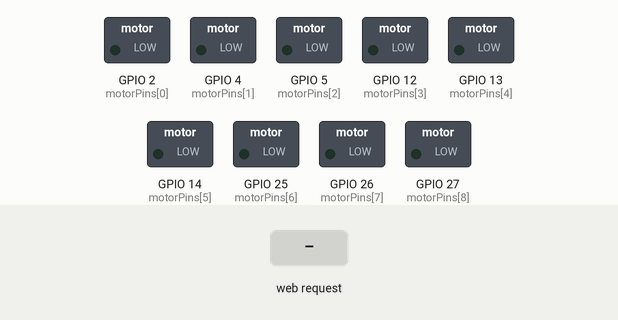
Recording of a sketch running on a simulated ESP32. On the bench: switched loads named in the sketch (green lamp = pin HIGH). The test bench sets the inputs (shaded band). WiFi joins after 1.5 s; servers stay silent unless stated; what the sketch prints to the serial monitor is not drawn.

Above: at 3.2 s.
3.3 s: HTTP request GET /pepsi received
At 3.7 s:
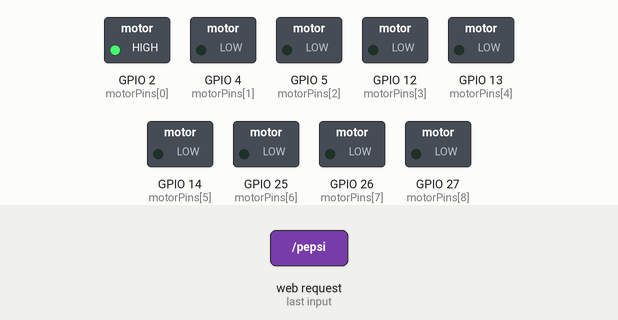
5.3 s: HTTP request GET /cola received
At 5.7 s:
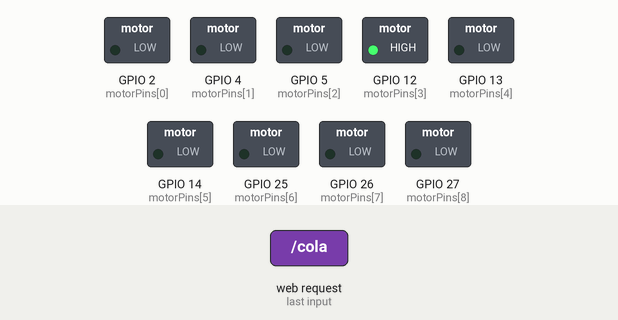
7.3 s: HTTP request GET /7up received
At 7.6 s:
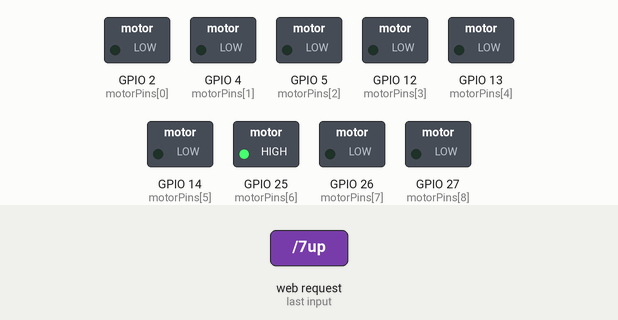
Timing chart, 0 to 10.3 s (numbered marks = the images above; inputs shaded):
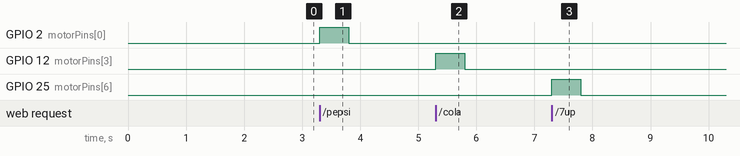

The sketch:

sketch_may26a2.ino
```cpp
#include <WiFi.h>
#include <WebServer.h>

const char* ssid = "sul";
const char* password = "123456789";


// IPAddress staticIP(192, 168, 11, 200); // ESP32 static IP
// IPAddress gateway(192, 168, 11, 48);   // IP Address of your network gateway (router)
// IPAddress subnet(255, 255, 255, 0);    // Subnet mask
// IPAddress primaryDNS(192, 168, 11, 48);// Primary DNS
// IPAddress secondaryDNS(0, 0, 0, 0);    // Secondary DNS (optional)


WebServer server(80);

const int motorPins[9] = {2, 4, 5, 12, 13, 14, 25, 26, 27};

int motorIndexPepsi = 0;
int motorIndexCola = 3;
int motorIndex7up = 6;

int cansDispensed[9] = {0, 0, 0, 0, 0, 0, 0, 0, 0};

const int cansPerMotor = 3;

void handleRoot() {
  server.send(200, "text/plain", "Use /pepsi, /cola, or /7up to dispense a can.");
}

void dispenseCan(int &motorIndex) {
  int motorPin = motorPins[motorIndex];
  digitalWrite(motorPin, HIGH);
  delay(500);
  digitalWrite(motorPin, LOW);
  delay(500);

  cansDispensed[motorIndex]++;

  if (cansDispensed[motorIndex] >= cansPerMotor) {
    cansDispensed[motorIndex] = 0;
    motorIndex = (motorIndex + 1) % 3 + (motorIndex / 3) * 3;
  }
}

void handlePepsi() {
  dispenseCan(motorIndexPepsi);
  server.send(200, "text/plain", "Dispensing a can of Pepsi.");
}

void handleCola() {
  dispenseCan(motorIndexCola);
  server.send(200, "text/plain", "Dispensing a can of Cola.");
}

void handle7up() {
  dispenseCan(motorIndex7up);
  server.send(200, "text/plain", "Dispensing a can of 7up.");
}


void setup() {
    Serial.begin(115200);

  Serial.print("Connecting to ");
  Serial.println(ssid);
  for (int i = 0; i < 9; i++) {
    pinMode(motorPins[i], OUTPUT);
    digitalWrite(motorPins[i], LOW);
  }


  WiFi.begin(ssid, password);

  while (WiFi.status() != WL_CONNECTED) {
    delay(1000);
  }
Serial.println("");
  Serial.println("Connected..!");

  Serial.print("Current ESP32 IP: ");
  Serial.println(WiFi.localIP());
  Serial.print("Gateway (router) IP: ");
  Serial.println(WiFi.gatewayIP());
  Serial.print("Subnet Mask: " );
  Serial.println(WiFi.subnetMask());
  Serial.print("Primary DNS: ");
  Serial.println(WiFi.dnsIP(0));
  Serial.print("Secondary DNS: ");
  Serial.println(WiFi.dnsIP(1));


  server.on("/", handleRoot);
  server.on("/pepsi", handlePepsi);
  server.on("/cola", handleCola);
  server.on("/7up", handle7up);

  server.begin();
}

void loop() {
  // Handle client requests
  server.handleClient();
}
```

Measured:
- after the input at 3.3 s, GPIO 2 (motorPins[0]): LOW → HIGH at once, → LOW 0.50 s later
- after the input at 5.3 s, GPIO 12 (motorPins[3]): LOW → HIGH at once, → LOW 0.50 s later
- after the input at 7.3 s, GPIO 25 (motorPins[6]): LOW → HIGH at once, → LOW 0.50 s later
